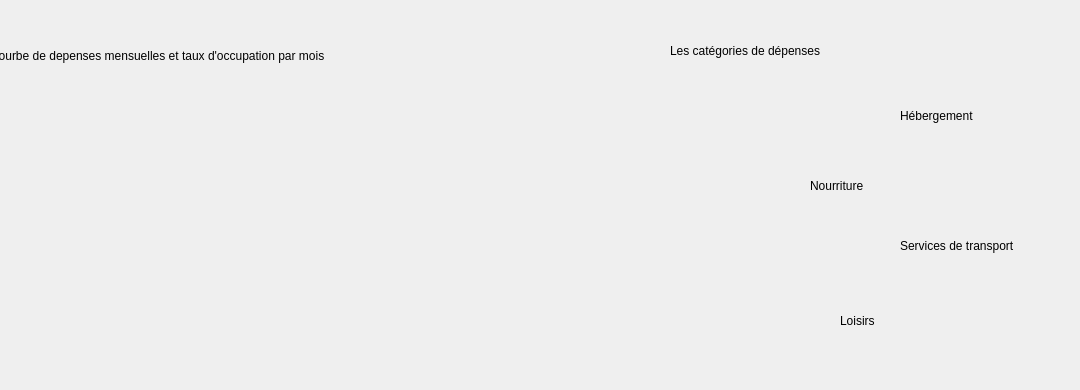
       <widget class="QWidget" name="tab_8">
        <attribute name="icon">
         <iconset resource="purestaybackground.qrc">
          <normaloff>:/Purestay/images/icones/statistiques.png</normaloff>:/Purestay/images/icones/statistiques.png</iconset>
        </attribute>
        <attribute name="title">
         <string>Statistiques Transactions</string>
        </attribute>
        <widget class="QLabel" name="label_45">
         <property name="geometry">
          <rect>
           <x>470</x>
           <y>80</y>
           <width>331</width>
           <height>261</height>
          </rect>
         </property>
         <property name="text">
          <string/>
         </property>
         <property name="pixmap">
          <pixmap resource="purestaybackground.qrc">:/Purestay/images/interface/Graphe3.png</pixmap>
         </property>
        </widget>
        <widget class="QLabel" name="label_46">
         <property name="geometry">
          <rect>
           <x>790</x>
           <y>70</y>
           <width>231</width>
           <height>311</height>
          </rect>
         </property>
         <property name="text">
          <string/>
         </property>
         <property name="pixmap">
          <pixmap resource="purestaybackground.qrc">:/Purestay/images/interface/Graphe1.png</pixmap>
         </property>
        </widget>
        <widget class="QLabel" name="label_47">
         <property name="geometry">
          <rect>
           <x>810</x>
           <y>170</y>
           <width>101</width>
           <height>31</height>
          </rect>
         </property>
         <property name="styleSheet">
          <string notr="true">font: 700 9pt &quot;Segoe UI&quot;;</string>
         </property>
         <property name="text">
          <string>Nourriture</string>
         </property>
        </widget>
        <widget class="QLabel" name="label_48">
         <property name="geometry">
          <rect>
           <x>900</x>
           <y>100</y>
           <width>121</width>
           <height>31</height>
          </rect>
         </property>
         <property name="styleSheet">
          <string notr="true">font: 700 9pt &quot;Segoe UI&quot;;</string>
         </property>
         <property name="text">
          <string>Hébergement</string>
         </property>
        </widget>
        <widget class="QLabel" name="label_49">
         <property name="geometry">
          <rect>
           <x>900</x>
           <y>230</y>
           <width>171</width>
           <height>31</height>
          </rect>
         </property>
         <property name="styleSheet">
          <string notr="true">font: 700 9pt &quot;Segoe UI&quot;;</string>
         </property>
         <property name="text">
          <string>Services de transport</string>
         </property>
        </widget>
        <widget class="QLabel" name="label_50">
         <property name="geometry">
          <rect>
           <x>840</x>
           <y>300</y>
           <width>61</width>
           <height>41</height>
          </rect>
         </property>
         <property name="styleSheet">
          <string notr="true">font: 700 9pt &quot;Segoe UI&quot;;</string>
         </property>
         <property name="text">
          <string>Loisirs </string>
         </property>
        </widget>
        <widget class="QLabel" name="label_51">
         <property name="geometry">
          <rect>
           <x>670</x>
           <y>30</y>
           <width>231</width>
           <height>41</height>
          </rect>
         </property>
         <property name="styleSheet">
          <string notr="true">font: 700 10pt &quot;Segoe UI&quot;;</string>
         </property>
         <property name="text">
          <string>Les catégories de dépenses</string>
         </property>
        </widget>
        <widget class="QLabel" name="label_52">
         <property name="geometry">
          <rect>
           <x>-10</x>
           <y>40</y>
           <width>521</width>
           <height>31</height>
          </rect>
         </property>
         <property name="styleSheet">
          <string notr="true">font: 700 9pt &quot;Segoe UI&quot;;
font: 700 10pt &quot;Segoe UI&quot;;</string>
         </property>
         <property name="text">
          <string>Courbe de depenses mensuelles et taux d'occupation par mois</string>
         </property>
        </widget>
        <widget class="QLabel" name="label_53">
         <property name="geometry">
          <rect>
           <x>60</x>
           <y>340</y>
           <width>351</width>
           <height>41</height>
          </rect>
         </property>
         <property name="text">
          <string/>
         </property>
         <property name="pixmap">
          <pixmap resource="purestaybackground.qrc">:/Purestay/images/interface/Graphe2.png</pixmap>
         </property>
        </widget>
        <widget class="QLabel" name="label_54">
         <property name="geometry">
          <rect>
           <x>60</x>
           <y>90</y>
           <width>371</width>
           <height>251</height>
          </rect>
         </property>
         <property name="text">
          <string/>
         </property>
         <property name="pixmap">
          <pixmap resource="purestaybackground.qrc">:/Purestay/images/interface/Graphe0.png</pixmap>
         </property>
        </widget>
       </widget>
